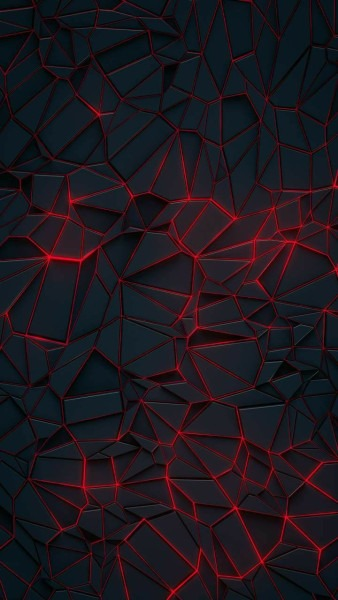
#> input picture img4.jpg, 338 x 600 px
$ jupyter execute swap.ipynb
#> lines starting #> are read from the running program, lines starting #| are printed output that depends on the picture
[cell 1]
import cv2

[cell 2]
img1 = cv2.imread("img4.jpg")
#> img1 is the input picture: shape (600, 338, 3); mean B, G, R 29.6, 22.9, 29.1

[cell 3]
cv2.imshow("Before Swap, img1", img1)
cv2.waitKey() == 13
cv2.destroyAllWindows()

[cell 4]
img2 = cv2.imread("img5.jpg")
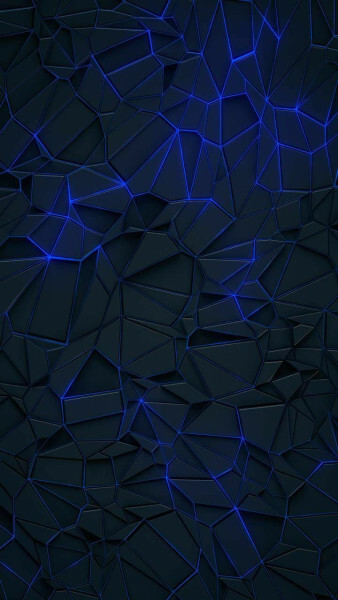
#> input picture img5.jpg, 338 x 600 px
#> img2 is the input picture: shape (600, 338, 3); mean B, G, R 45.6, 25.4, 12.3

[cell 5]
cv2.imshow("Before Swap, img2", img2)
cv2.waitKey() == 13
cv2.destroyAllWindows()

[cell 6]
img1[21:578, 192:320] = img2[21:578, 192:320]
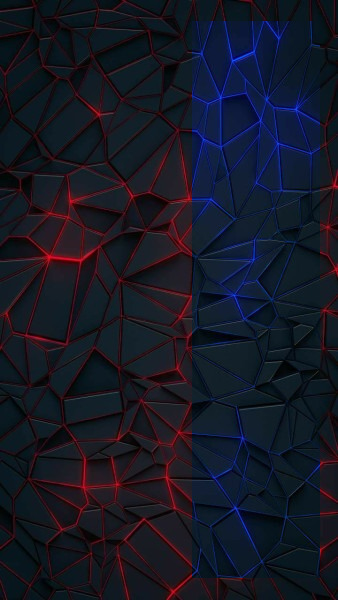
#> img1: shape (600, 338, 3); mean B, G, R 36.8, 23.8, 21.6

[cell 7]
cv2.imshow("After Swap, img1", img1)
cv2.waitKey() == 13
cv2.destroyAllWindows()

[cell 8]
img2[13:587, 13:142] = img1[13:587, 13:142]
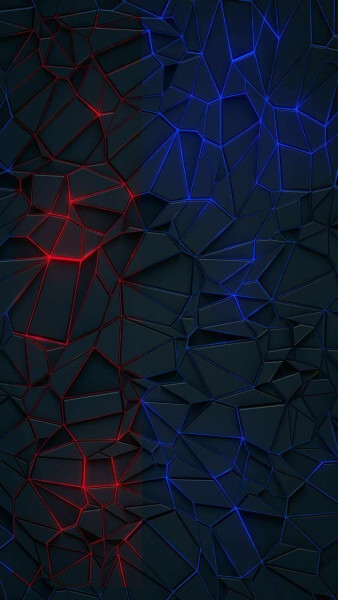
#> img2: shape (600, 338, 3); mean B, G, R 40.9, 24.5, 17.1
